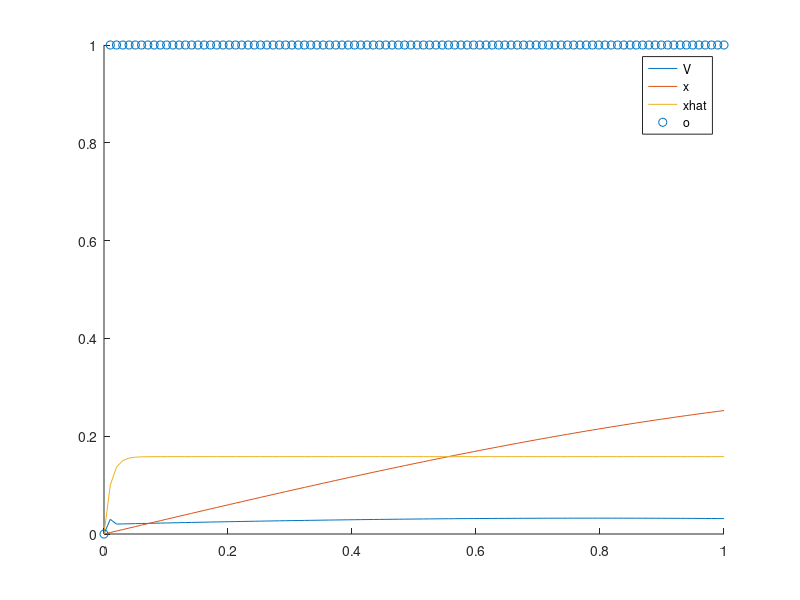
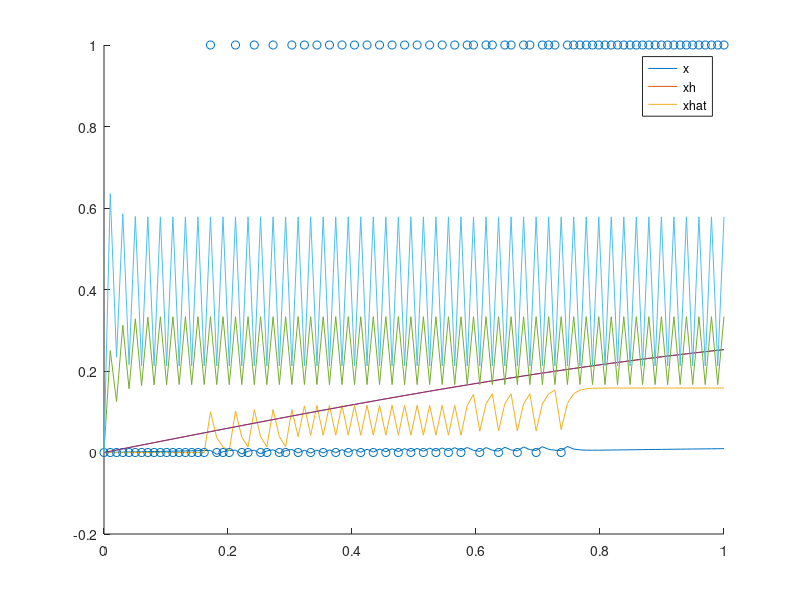
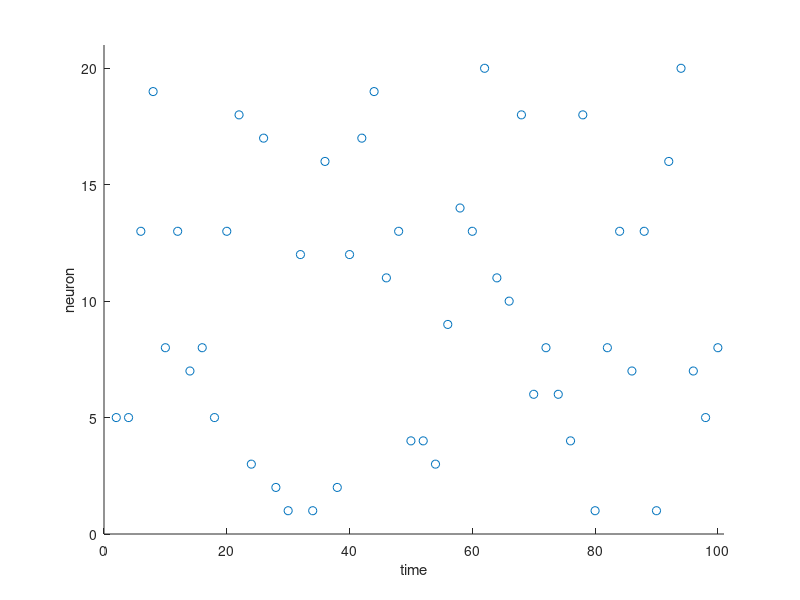

MATLAB code to generate these figures, in order:
%% Input signal and shared parameters

% number of timesteps
T = 100;
ts = linspace(0, 1, T);

% a simple step function input
x = zeros(T, 1);
x(30:50) = 0.1;
x(70:85) = 0.1;
xp = zeros(T, 1);
xp(30) = 1;
xp(51) = -1;
xp(70) = 1;
xp(86) = -1;

% sine wave input
x = sin(ts)*0.3;
x = x';
xp = cos(ts)*0.3;
xp = xp';

%% Single neuron case

% current membrane voltage
v = 0;
% output weight
w = 0.1;
% spike train
o = zeros(T,1);
% v(t)
V = zeros(T,1);
% xhat(t) (prediction)
xhat = zeros(T,1);


V2 = zeros(T, 1);
o2 = zeros(T, 1);
xhat2 = zeros(T,1);

for t = 2:T
    % membrane voltage update equation
    % There is something wrong with this update (Eqn. 4 in the paper)
    % With this update, the neuron spikes continuously. Imagine that
    % c = x + x' = 0.3, w = 0.1, o can take values 0 and 1; then, dv is 
    % always positive.
    dv = -v + w*(x(t-1) + xp(t-1)) - w^2*o(t-1);
    v = v + dv;
    
    % below is the solution of above update equation (Eqn. 4)
    % v = exp(-t) * sum(-w * exp(1:t) * (w*o(1:t) - x(1:t) - xp(1:t)));
    
    V(t) = v;
    
    % fire spike if V > T
    if v > w^2/2
        o(t) = 1;
    end
    
    % alternative membrane voltage equation
    % this seems to work better
    v2 = w*(x(t) - xhat2(t-1)); % current prediction is previous timestep's prediction
    V2(t) = v2;
    
    if v2 > w^2/2
        o2(t) = 1;
    end
    
    % calculate prediction
    % Wolfram Alpha can solve the differential equation in Eqn.1 
    % http://www.wolframalpha.com/input/?i=dx%28t%29%2Fdt+%3D+-x%28t%29+%2B+w*o%28t%29
    % The solution is
    %   x(t) = c*exp(-t) + exp(-t) * integral_{1 to T} exp(z)*w*o(z) dz
    % Since o(z) is a spike train
    %   integral_{1 to T} exp(z)*w*o(z) dz = sum_{z in spike_times} w*exp(z)
    % Then
    % x(t) = exp(-t) * (c + sum_{spike times} w*exp(z))
    % What about the initial condition? What should we set c? If we assume
    % x(0) = 0, then c = 0. Then x(t) becomes
    % x(t) = exp(-t) * (sum_{spike times} w*exp(z))
    xhat(t) = exp(-t) * (w * (exp(1:t) * o(1:t)));
    
    xhat2(t) = exp(-t) * (w * (exp(1:t) * o2(1:t)));
end

hold on
plot(ts, V)
plot(ts, x)
plot(ts, xhat)
scatter(ts, o)
legend('V', 'x', 'xhat', 'o')

figure
hold on
plot(ts, V2)
plot(ts, x)
plot(ts, xhat2)
scatter(ts, o2)
legend('V2', 'x', 'xhat2', 'o2')

%% Homogeneous network of neurons
% number of neurons
N = 20;
% regularization weight
mu = 1e-5;

% current membrane voltage
v = zeros(N,1);
% output weight
w = 0.5*ones(N,1);
% spike train
o = zeros(N,T);
% v(t)
V = zeros(N,T);
% xhat(t) (prediction)
xh = zeros(T,1);
xhat = zeros(T,1);

for t = 2:T
    % update voltage neuron by neuron (otherwise, neurons seems to fire
    % synchronously)
    prev_o = o(:,t-1);
    % go in random order over neurons
    n_order = randperm(N);
    for i = 1:N
        n = n_order(i);
        % membrane voltage update equation
        dv = -v + w*(x(t-1) + xp(t-1)) - (w*w' + mu*eye(N))*prev_o;
        v(n) = v(n) + dv(n);
        V(n,t) = v(n);
        
        % fire spike if V_i > T_i
        if v(n) > (w(n)^2/2 + (mu/2))
            o(n,t) = 1;
            % neuron n spiked, other neurons should know about this.
            prev_o(n) = prev_o(n) + 1;
        end
        
        % o(v > diag(w*w')/2 + (mu/2), t) = 1;
    end
    
    % calculate prediction 
    % Use the (probably) wrong way
    xh(t) = (w'*o(:,t) + xh(t-1))/2;
    % Use the exact solution for xhat
    % !!! I am not sure if this is the right solution for the multiple
    % neuron case though. !!!
    xhat(t) = exp(-t) * (1 + (w' * o(:, 1:t) * (exp(1:t)')));
end

hold on
% plot(ts, V)
plot(ts, x)
plot(ts, xh)
plot(ts, xhat)
legend('x', 'xh', 'xhat')

% spike train
figure
[I,J] = find(o'>0);
scatter(I, J)
axis([0 T+1 0 N+1])
xlabel('time')
ylabel('neuron')
